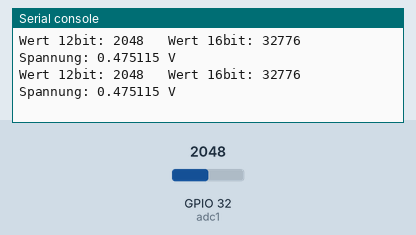
A program run on a simulated ESP32 board running MicroPython. Parts: the last lines printed to the serial console. The test bench sets the inputs (shaded band); at power-on: GPIO 32 (adc1) = 2048 (analog values on the 0–4095 scale).

Above: at 1.2 s.
1.3 s: GPIO 32 (adc1) set to 2866
At 1.71 s:
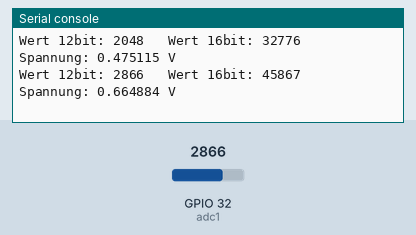
2.8 s: GPIO 32 (adc1) set to 3603
At 2.91 s:
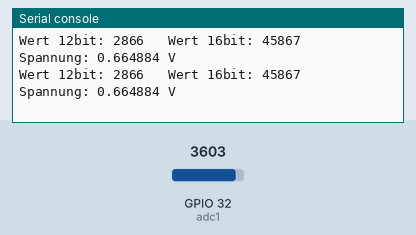
Timing chart, 0 to 5.8 s (numbered marks = the images above; inputs shaded):
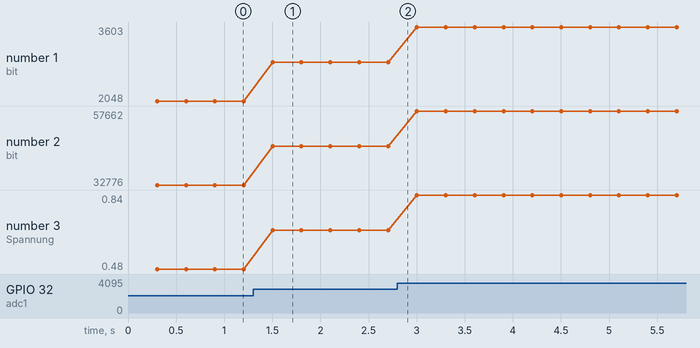

Measured:
- after the input at 1.3 s, the serial console: prints a new line after 0.20 s (image 1)
- plotted number 1: 2048 → 2866 after the input at 1.3 s, 2866 → 3603 after the input at 2.8 s
- plotted number 2: 32776 → 45867 after the input at 1.3 s, 45867 → 57662 after the input at 2.8 s
- plotted number 3: 0.48 → 0.66 after the input at 1.3 s, 0.66 → 0.84 after the input at 2.8 s

The program:

ADC_timer.py
```python
import machine

adc1 = machine.ADC(machine.Pin(32))

def timerCallback(t):
    print("Wert 12bit: {0}   Wert 16bit: {1}   Spannung: {2} V".format(adc1.read(), adc1.read_u16(), adc1.read_uv()/1000000))

timer1 = machine.Timer(-1)
timer1.init(period=300, mode=machine.Timer.PERIODIC, callback=timerCallback)

# Achtung: Timer muss deaktiviert werden (Reset oder Ctrl+D soft reboot)
```
